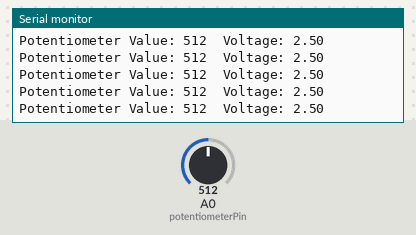
The sketch below on a simulated Arduino Uno, built with avr-gcc and run on an emulated ATmega328P. On the bench: the last lines printed to the serial monitor. The test bench sets the inputs (shaded band); at power-on: A0 (potentiometerPin) = 512.

Above: at 1.2 s.
1.3 s: A0 (potentiometerPin) set to 716
At 1.56 s:
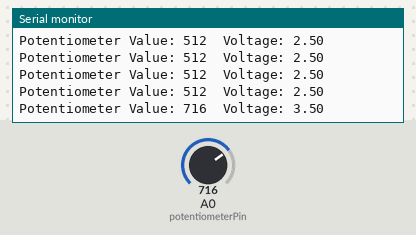
2.8 s: A0 (potentiometerPin) set to 900
At 2.97 s:
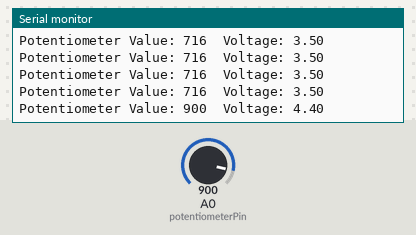
Timing chart, 0 to 5.8 s (numbered marks = the images above; inputs shaded):
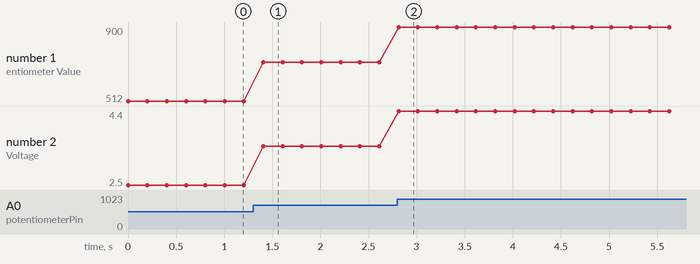

Measured:
- after the input at 1.3 s, the serial monitor: prints a new line after 0.11 s (image 1)
- after the input at 2.8 s, the serial monitor: prints a new line at once (image 2)
- plotted number 1: 512 → 716 after the input at 1.3 s, 716 → 900 after the input at 2.8 s
- plotted number 2: 2.5 → 3.5 after the input at 1.3 s, 3.5 → 4.4 after the input at 2.8 s

The sketch:

test_slider.ino
```cpp
// 定义滑动变阻器的引脚
const int potentiometerPin = A0; // 滑动变阻器连接到模拟引脚 A0

void setup() {
  // 初始化串口通信
  Serial.begin(9600);
}

void loop() {
  // 读取滑动变阻器的模拟值
  int potentiometerValue = analogRead(potentiometerPin);

  // 将模拟值转换为电压（假设电压范围为 0-5V）
  float voltage = potentiometerValue * (5.0 / 1023.0);

  // 打印滑动变阻器的值和电压
  Serial.print("Potentiometer Value: ");
  Serial.print(potentiometerValue);
  Serial.print("\tVoltage: ");
  Serial.println(voltage, 2); // 保留两位小数

  // 延时 200 毫秒以避免刷屏
  delay(200);
}
```
